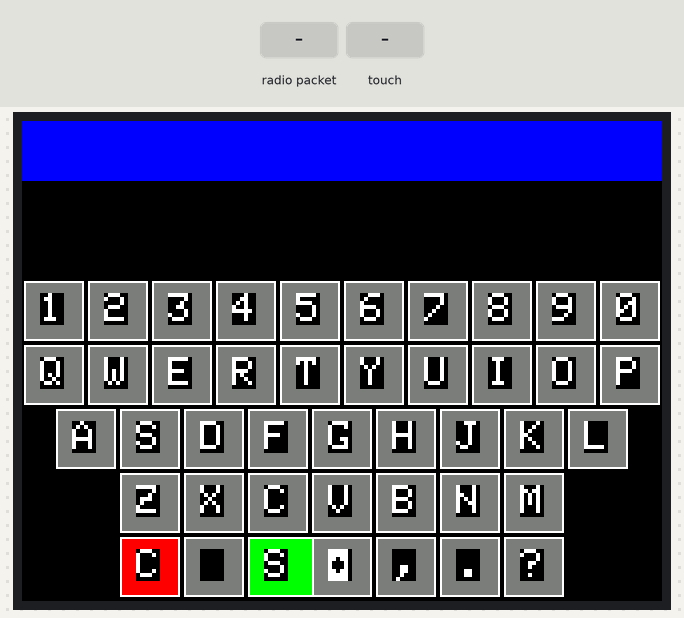
The sketch below on a simulated Arduino Uno, built with avr-gcc and run on an emulated ATmega328P. Shown: 320×240 colour display. The test bench sets the inputs (shaded band). No radio packets arrive unless stated.

Above: at 1.5 s.
1.6 s: radio packet "<" arrives
At 2.1 s:
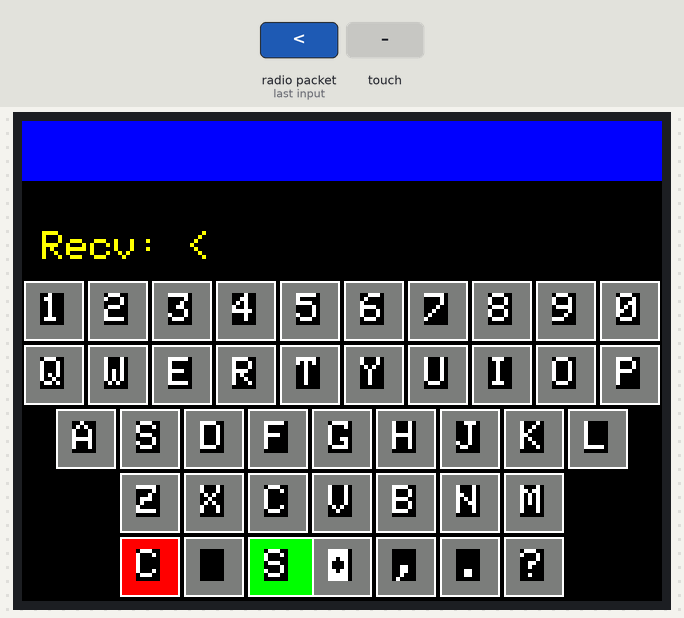
3.1 s: touch panel pressed at 62 % / 10 % of its raw x / y range
4.7 s: radio packet "_" arrives
At 5.7 s:
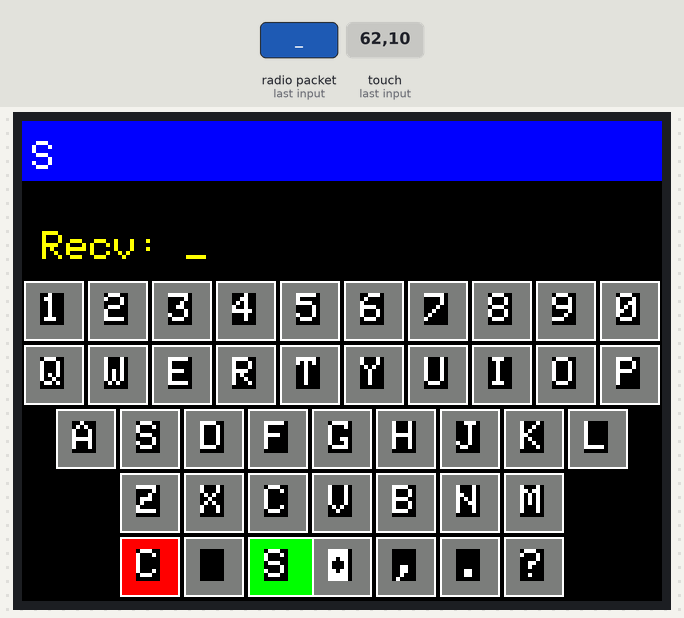
6.2 s: touch panel pressed at 87 % / 10 % of its raw x / y range
7.8 s: radio packet "C" arrives
At 8.1 s:
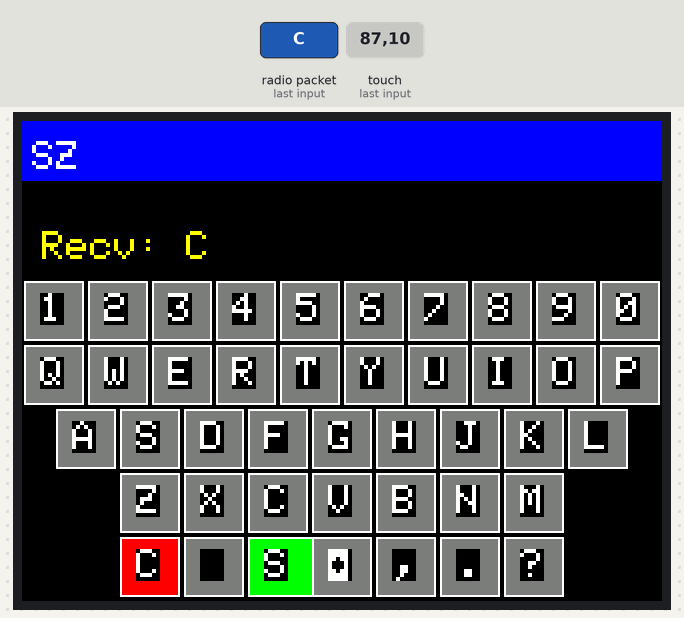
9.3 s: touch panel pressed at 38 % / 10 % of its raw x / y range
Timing chart, 0 to 11.9 s (numbered marks = the images above; inputs shaded):
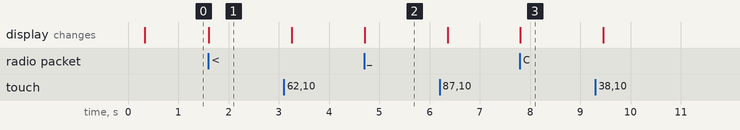

The sketch:

LoRaChat.ino
```cpp
#include <SPI.h>
#include <Wire.h>
#include <Adafruit_GFX.h>
#include <Adafruit_ILI9341.h>
#include <Adafruit_STMPE610.h>
#include <RH_RF95.h>

// --- Pin Definitions ---
#define STMPE_CS 6
#define TFT_CS   9
#define TFT_DC   10
#define RFM95_CS 8
#define RFM95_RST 4
#define RFM95_INT 7
#define RF95_FREQ 915.0

// --- Touch Calibration ---
#define TS_MINX 150   //150
#define TS_MAXX 3800  //3800
#define TS_MINY 13   //130
#define TS_MAXY 3800  //4000
#define TS_THRESHOLD 10  //50

// --- Display Constants ---
#define SCREEN_WIDTH 320
#define SCREEN_HEIGHT 240
#define KEY_WIDTH 30
#define KEY_HEIGHT 30
#define KEY_GAP 2
#define KEYBOARD_Y 80
#define INPUT_BOX_HEIGHT 30
#define MAX_INPUT_LEN 20
#define SENT_MSG_Y 35
#define RECV_MSG_Y 55

Adafruit_ILI9341 tft = Adafruit_ILI9341(TFT_CS, TFT_DC);
Adafruit_STMPE610 ts = Adafruit_STMPE610(STMPE_CS);
RH_RF95 rf95(RFM95_CS, RFM95_INT);

// --- Globals ---
String inputText = "";
bool redrawInput = true;
String lastSentMsg = "";
String lastRecvMsg = "";

// --- QWERTY Layout ---
const char* qwertyKeys[] = {
  "1234567890",
  "QWERTYUIOP",
  "ASDFGHJKL",
  "ZXCVBNM",
  "C_S<,.?"
};
const int qKeyRows = 5;
const int qKeyCols[] = {10,10, 9, 7, 7}; // Number of keys in each row

// --- Functions ---
void drawKeyboard() {
  tft.setTextSize(2);
  tft.setTextColor(ILI9341_WHITE, ILI9341_BLACK);

  for (int row = 0; row < qKeyRows; row++) {
    int cols = qKeyCols[row];
    int startX = (SCREEN_WIDTH - (cols * (KEY_WIDTH + KEY_GAP) - KEY_GAP)) / 2; // Center the row
    for (int col = 0; col < cols; col++) {
      char key = qwertyKeys[row][col];
      int x = startX + col * (KEY_WIDTH + KEY_GAP);
      int y = KEYBOARD_Y + row * (KEY_HEIGHT + KEY_GAP);
      int currentKeyWidth = KEY_WIDTH;
      uint16_t fillColor = ILI9341_DARKGREY;

      // Adjust for space bar (two key widths)
      if (row == 4 && col == 2) {
        currentKeyWidth = KEY_WIDTH * 2 + KEY_GAP; // Two key widths + gap
      }
      // Adjust colors for CLEAR and SEND
      if (row == 4 && col == 0) { // CLEAR
        fillColor = ILI9341_RED;
      }
      if (row == 4 && col == 2) { // SEND
        fillColor = ILI9341_GREEN;
      }

      tft.fillRect(x, y, currentKeyWidth, KEY_HEIGHT, fillColor);
      tft.drawRect(x, y, currentKeyWidth, KEY_HEIGHT, ILI9341_WHITE);
      tft.setCursor(x + 8, y + 6);
      if (key == '<' && row == 4) tft.print('\b');
      else if (key == '_' && row == 4) tft.print(' '); // Space bar
      else if (key == 'C' && row == 4) tft.print('C'); // CLEAR
      else if (key == 'S' && row == 4) tft.print('S'); // SEND
      else tft.print(key);
    }
  }
}

void drawInputBox() {
  tft.fillRect(0, 0, SCREEN_WIDTH, INPUT_BOX_HEIGHT, ILI9341_BLUE);
  tft.setCursor(5, 10);
  tft.setTextColor(ILI9341_WHITE);
  tft.setTextSize(2);
  tft.print(inputText);
  redrawInput = false;
}

void drawMessage(const char* msg, uint16_t color, int y) {
  tft.fillRect(0, y, SCREEN_WIDTH, 20, ILI9341_BLACK);
  tft.setCursor(10, y);
  tft.setTextColor(color);
  tft.setTextSize(2);
  tft.print(msg);
}

char getKeyFromTouch(int x, int y) {
  int row = (y - KEYBOARD_Y) / (KEY_HEIGHT + KEY_GAP);
  if (row < 0 || row >= qKeyRows) return '\0';

  int cols = qKeyCols[row];
  int startX = (SCREEN_WIDTH - (cols * (KEY_WIDTH + KEY_GAP) - KEY_GAP)) / 2; // Center the row
  int col = (x - startX) / (KEY_WIDTH + KEY_GAP);

  // Adjust for space bar (two key widths)
  if (row == 4 && x >= startX + (KEY_WIDTH + KEY_GAP) && x < startX + (KEY_WIDTH * 2 + KEY_GAP * 2)) {
    col = 1; // Space bar
  }

  if (col >= 0 && col < cols) {
    char key = qwertyKeys[row][col];
    if (key == '<') return '\b';
    if (key == 'S' && row == 4) return 1; // SEND
    if (key == 'C' && row == 4) return 2; // CLEAR
    if (key == '_' && row == 4) return ' '; // Space bar
    return key;
  }
  return '\0';
}

void setupLoRa() {
  pinMode(RFM95_RST, OUTPUT);
  digitalWrite(RFM95_RST, HIGH); delay(10);
  digitalWrite(RFM95_RST, LOW); delay(10);
  digitalWrite(RFM95_RST, HIGH); delay(10);

  if (!rf95.init()) {
    Serial.println("LoRa init failed");
    drawMessage("LoRa Init Failed", ILI9341_RED, SENT_MSG_Y);
    while (1);
  }

  if (!rf95.setFrequency(RF95_FREQ)) {
    Serial.println("LoRa freq failed");
    drawMessage("LoRa Freq Failed", ILI9341_RED, RECV_MSG_Y);
    while (1);
  }

  rf95.setTxPower(13, false);
}

void setup() {
  Serial.begin(115200);
  if (!ts.begin()) {
    Serial.println("Touchscreen init failed");
    while (1);
  }
  tft.begin();
  tft.setRotation(1);
  tft.fillScreen(ILI9341_BLACK);

  setupLoRa();

  drawKeyboard();
  drawInputBox();
}

void loop() {
  // Handle LoRa receiving
  if (rf95.available()) {
    uint8_t buf[RH_RF95_MAX_MESSAGE_LEN];
    uint8_t len = sizeof(buf);
    if (rf95.recv(buf, &len)) {
      buf[len] = 0;
      String recvMsg = "Recv: " + String((char*)buf);
      if (recvMsg != lastRecvMsg) {
        lastRecvMsg = recvMsg;
        drawMessage(recvMsg.c_str(), ILI9341_YELLOW, RECV_MSG_Y);
      }
    }
  }

  if (ts.bufferEmpty()) return;
  TS_Point p = ts.getPoint();
  while (!ts.bufferEmpty()) ts.getPoint(); // Clear rest

  if (p.z < TS_THRESHOLD) return;

  int x = map(p.y, TS_MINY, TS_MAXY, 0, SCREEN_WIDTH);
  int y = map(p.x, TS_MINX, TS_MAXX, 0, SCREEN_HEIGHT);

  static unsigned long lastTouch = 0;
  if (millis() - lastTouch < 250) return;
  lastTouch = millis();

  char key = getKeyFromTouch(x, y);
  if (key == 1) { // SEND
    if (inputText.length()) {
      rf95.send((uint8_t*)inputText.c_str(), inputText.length());
      rf95.waitPacketSent();
      lastSentMsg = "Sent: " + inputText;
      drawMessage(lastSentMsg.c_str(), ILI9341_GREEN, SENT_MSG_Y);
      inputText = "";
      redrawInput = true;
    }
  } else if (key == 2) { // CLEAR
    inputText = "";
    redrawInput = true;
  } else if (key == '\b') {
    if (inputText.length()) {
      inputText.remove(inputText.length() - 1);
      redrawInput = true;
    }
  } else if (key && inputText.length() < MAX_INPUT_LEN) {
    inputText += key;
    redrawInput = true;
  }

  if (redrawInput) drawInputBox();
}
```

Measured:
- after the input at 1.6 s, the display: changes at once (image 1)
- after the input at 4.7 s, the display: changes at once (image 2)
- after the input at 7.8 s, the display: changes at once (image 3)
